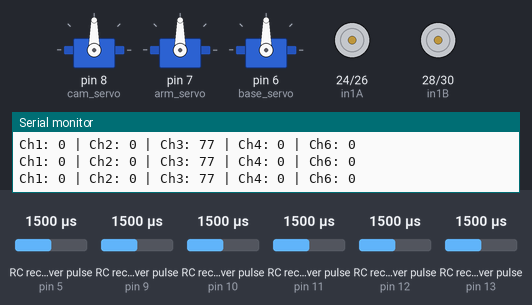
Bench run of a sketch on a simulated Arduino Mega 2560, built with avr-gcc and run on an emulated ATmega2560. Parts: 3 × servo, motor-driver pin pairs drawn as motors (green arrow = first pin HIGH = forward, orange = second pin HIGH = backward, longer = more drive, scaled by the enable pin), the last lines printed to the serial monitor. Wiring (inferred from the names in the program): 6 × RC receiver channel: data pin 5 / data pin 9 / data pin 10 / data pin 11 / data pin 12 / data pin 13. The test bench sets the inputs (shaded band); at power-on: RC receiver pulse (sensors on pin 5, pin 12, pin 10, pin 11, pin 9, pin 13) 1500 µs.

Above: at 1.2 s.
1.3 s: RC receiver pulse (sensor on pin 5) set to 1524 µs
At 1.9 s:
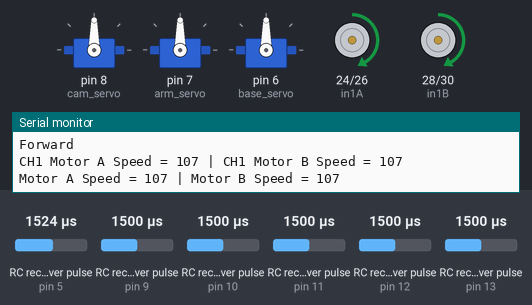
2.9 s: RC receiver pulse (sensor on pin 12) set to 1020 µs
At 4.2 s:
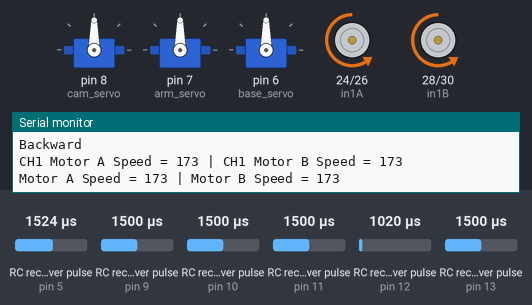
4.5 s: RC receiver pulse (sensor on pin 10) set to 1020 µs
At 5.6 s:
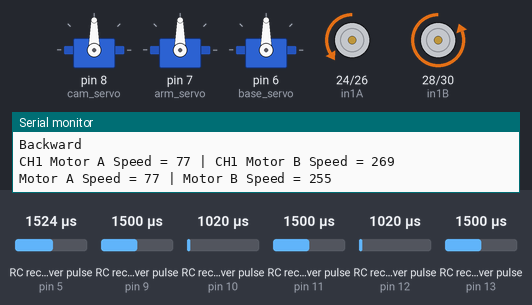
6.1 s: RC receiver pulse (sensor on pin 11) set to 1020 µs
At 6.8 s:
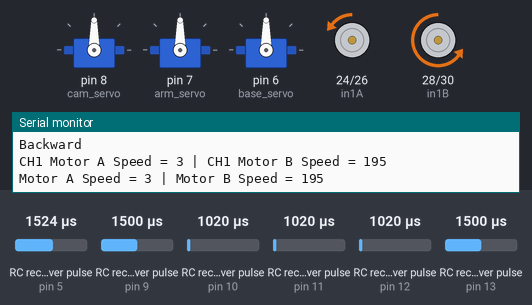
7.7 s: RC receiver pulse (sensor on pin 10) set to 1250 µs
At 9.0 s:
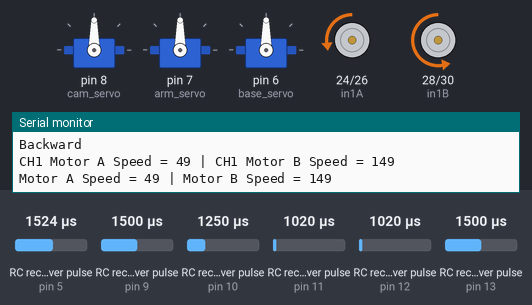
9.3 s: RC receiver pulse (sensor on pin 11) set to 1250 µs
At 10.4 s:
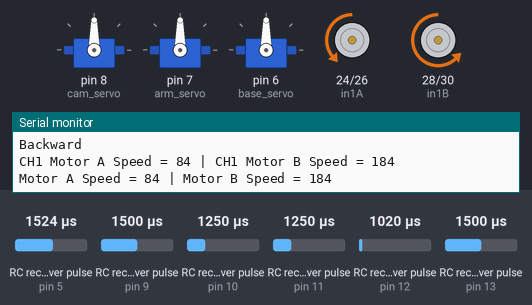
Timing chart, 0 to 11.9 s (numbered marks = the images above; inputs shaded):
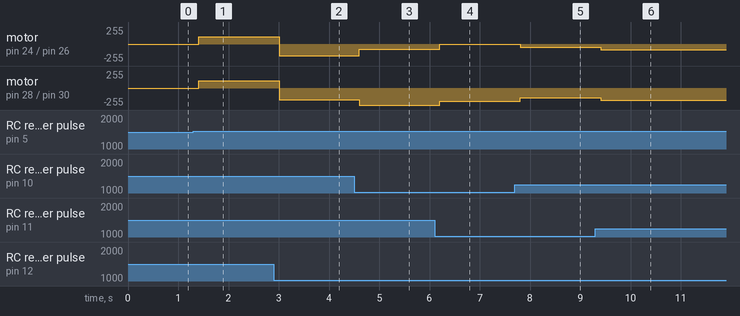

Measured:
- the behaviour switches between 1508 and 1509 µs on RC receiver pulse (sensor on pin 5) (found by bisection; images 0 and 1)
- after the input at 1.3 s, motor on pin 24 (in1A) / pin 26 (in2A), motor on pin 28 (in1B) / pin 30 (in2B): stopped → forward 107/255 after 0.11 s
- after the input at 2.9 s, motor on pin 24 (in1A) / pin 26 (in2A), motor on pin 28 (in1B) / pin 30 (in2B): forward 107/255 → backward 173/255 after 0.11 s
- after the input at 4.5 s, motor on pin 24 (in1A) / pin 26 (in2A): backward 173/255 → backward 77/255 after 0.11 s; motor on pin 28 (in1B) / pin 30 (in2B): backward 173/255 → backward 255/255 after 0.11 s
- after the input at 6.1 s, motor on pin 24 (in1A) / pin 26 (in2A): backward 77/255 → backward 3/255 after 0.11 s; motor on pin 28 (in1B) / pin 30 (in2B): backward 255/255 → backward 195/255 after 0.11 s
- after the input at 7.7 s, motor on pin 24 (in1A) / pin 26 (in2A): backward 3/255 → backward 49/255 after 0.11 s; motor on pin 28 (in1B) / pin 30 (in2B): backward 195/255 → backward 149/255 after 0.11 s
- after the input at 9.3 s, motor on pin 24 (in1A) / pin 26 (in2A): backward 49/255 → backward 84/255 after 0.11 s; motor on pin 28 (in1B) / pin 30 (in2B): backward 149/255 → backward 184/255 after 0.11 s

The sketch:

rctest.ino
```cpp
#include <Servo.h>
// Define Input Connections
#define CH1 13
#define CH2 12
#define CH3 11
#define CH4 10
#define CH5 9
#define CH6 5
#define cam_servo 8
#define arm_servo 7
#define base_servo 6

// Integers to represent values from sticks and pots
int ch1Value;  //ch3 and ch1
int ch2Value;  //back or forward
int ch3Value;  //speed
int ch4Value;  //ch2 and ch4
int ch5Value;
// Define the servo objects
Servo camServo;
Servo armServo;
Servo baseServo;
// // Boolean to represent switch value
bool ch6Value;
int camPos = 90;
int armPos = 90;
int basePos = 90;
boolean locked = true;
int previousCamPos = camPos;
int previousArmPos = armPos;
// Motor A Control Connections
#define pwmA 2
#define in1A 24
#define in2A 26

// Motor B Control Connections
#define pwmB 4
#define in1B 28
#define in2B 30

// Motor Speed Values - Start at zero
int MotorSpeedA = 0;
int MotorSpeedB = 0;
int camd = 0;
int based = 0;
int armd = 0;

// Motor Direction Values - 0 = backward, 1 = forward
int MotorDirA = 1;
int MotorDirB = 1;
// Read the number of a specified channel and convert to the range provided.
// If the channel is off, return the default value
int readChannel(int channelInput, int minLimit, int maxLimit, int defaultValue) {
  int ch = pulseIn(channelInput, HIGH, 30000);
  if (ch < 100)
    return defaultValue;
  return map(ch, 1000, 2000, minLimit, maxLimit);
}

// Read the switch channel and return a boolean value
bool readSwitch(byte channelInput, bool defaultValue) {
  int intDefaultValue = (defaultValue) ? 100 : 0;
  int ch = readChannel(channelInput, 0, 100, intDefaultValue);
  return (ch > 50);
}
// Control Motor A
void mControlA(int mspeed, int mdir) {

  // Determine direction
  if (mdir == 0) {
    // Motor backward
    digitalWrite(in1A, LOW);
    digitalWrite(in2A, HIGH);
  } else {
    // Motor forward
    digitalWrite(in1A, HIGH);
    digitalWrite(in2A, LOW);
  }

  // Control motor
  analogWrite(pwmA, mspeed);
}
// Control Motor B
void mControlB(int mspeed, int mdir) {

  // Determine direction
  if (mdir == 0) {
    // Motor backward
    digitalWrite(in1B, LOW);
    digitalWrite(in2B, HIGH);
  } else {
    // Motor forward
    digitalWrite(in1B, HIGH);
    digitalWrite(in2B, LOW);
  }

  // Control motor
  analogWrite(pwmB, mspeed);
}
void gradualServoMove(Servo servo, int targetPos) {
  int currentPos = servo.read();
  int increment = (targetPos > currentPos) ? 1 : -1;

  while (currentPos != targetPos) {
    currentPos += increment;
    servo.write(currentPos);
    delay(10);
  }
}

void setup() {
  // Set up serial monitor
  Serial.begin(115200);

  // Set all pins as inputs
  pinMode(CH1, INPUT);
  pinMode(CH2, INPUT);
  pinMode(CH3, INPUT);
  pinMode(CH4, INPUT);
  pinMode(CH5, INPUT);
  pinMode(CH6, INPUT);

  pinMode(pwmA, OUTPUT);
  pinMode(pwmB, OUTPUT);
  pinMode(in1A, OUTPUT);
  pinMode(in2A, OUTPUT);
  pinMode(in1B, OUTPUT);
  pinMode(in2B, OUTPUT);
  pinMode(cam_servo, OUTPUT);
  pinMode(arm_servo, OUTPUT);
  pinMode(base_servo, OUTPUT);

  // Attach the servos to their pins
  camServo.attach(cam_servo);
  armServo.attach(arm_servo);
  baseServo.attach(base_servo);

  // Set the initial servo positions
  camServo.write(camPos);
  armServo.write(armPos);
  baseServo.write(basePos);
}

void loop() {

  // Get values for each channel
  ch1Value = readChannel(CH1, -100, 100, 0);
  ch2Value = readChannel(CH2, -100, 100, 0);
  ch3Value = readChannel(CH3, 0, 155, 0);
  ch4Value = readChannel(CH4, -100, 100, 0);
  ch5Value = readChannel(CH5, 100, -100, 0);
  ch6Value = readSwitch(CH6, false);
  locked = ch6Value;
  // Print to Serial Monitor
  Serial.print("Ch1: ");
  Serial.print(ch1Value);
  Serial.print(" | Ch2: ");
  Serial.print(ch2Value);
  Serial.print(" | Ch3: ");
  Serial.print(ch3Value);
  Serial.print(" | Ch4: ");
  Serial.print(ch4Value);
  // Serial.print(ch5Value);
  Serial.print(" | Ch6: ");
  Serial.println(ch6Value);
  MotorSpeedA = ch3Value;
  MotorSpeedB = ch3Value;

  // Normal Mode

  // Turn off LED
  if (locked) {  // Set forward/backward direction with channel 2 value
    if (ch2Value >= -30) {
      // Forward
      MotorDirA = 1;
      MotorDirB = 1;
      Serial.println("Forward");
    } else {
      // Backward
      MotorDirA = 0;
      MotorDirB = 0;
      Serial.println("Backward");
    }
    // Add channel 2 speed
    if (ch2Value <= -30) {
      MotorSpeedA = MotorSpeedA + abs(ch2Value);
      MotorSpeedB = MotorSpeedB + abs(ch2Value);
    } else {
      MotorSpeedA = MotorSpeedA + abs(ch2Value + 30);
      MotorSpeedB = MotorSpeedB + abs(ch2Value + 30);
    }

    // Set left/right offset with channel 4 value
    MotorSpeedA = MotorSpeedA + ch4Value;

    MotorSpeedB = MotorSpeedB - ch4Value;
    Serial.print("CH1 Motor A Speed = ");
    Serial.print(MotorSpeedA);
    Serial.print(" | CH1 Motor B Speed = ");
    Serial.println(MotorSpeedB);

    // Ensure that speeds are between 0 and 255
    MotorSpeedA = constrain(MotorSpeedA, 0, 255);
    MotorSpeedB = constrain(MotorSpeedB, 0, 255);

    // Drive Motors
    mControlA(MotorSpeedA, MotorDirA);
    mControlB(MotorSpeedB, MotorDirB);

    // Print speed values to serial monitor for debugging
    Serial.print("Motor A Speed = ");
    Serial.print(MotorSpeedA);
    Serial.print(" | Motor B Speed = ");
    Serial.println(MotorSpeedB);

    // Slight delay
    delay(50);
  } else {
    mControlA(0, 1);
    mControlB(0, 1);
    // control servos based on the values
    camPos = map(ch3Value, 0, 155, 0, 180);
    armPos = map(ch2Value, -100, 100, 0, 180);
    if (previousCamPos != camPos || previousArmPos != armPos) {
          // Control the arm servo
          gradualServoMove(armServo, armPos);

          // Control the camera servo
          gradualServoMove(camServo, camPos);

          // Update previous servo positions
          previousCamPos = camPos;
          previousArmPos = armPos;
        }

        delay(50);

  }
}
```
